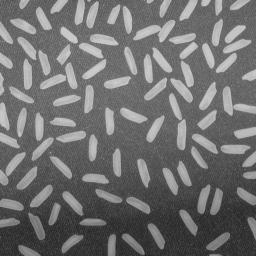
%> input picture MatLab/Refining Mask/rice.jpg, 256 x 256 px
$ octave refining_mask.m   (GNU Octave 9; MATLAB toolbox functions it lacks are replaced by stand-ins)
%> lines starting %> are read from the running program, lines starting %| are printed output that depends on the picture; in (x1, y1, x2, y2) boxes, pixels count from 0 and x2, y2 are one past the last pixel; in counts of white or black regions, pixels touching at a corner belong together; the program's own positions count from 1
I = imread('rice.jpg')
%> I is the input picture: size 256x256 uint8; min 25, max 213, mean 111.2
imshow(I)

% mask = imbinarize(I)
% otsu method do not work well in this situatiob
% use other refining method

% manual theshold
mask = I > 120;
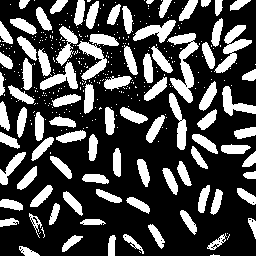
%> mask: size 256x256 logical; 29.2% white; 375 white regions (288 under 20 px), largest, box (x1, y1, x2, y2) and area: (167, 33, 199, 103) 878, (214, 25, 252, 73) 646, (77, 41, 107, 80) 490
imshow(mask, [])

% bwareopen(BW, P) = removes true region in BW with ares less than P
M = bwareaopen(mask, 100);
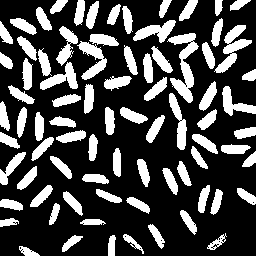
%> M: size 256x256 logical; 27.8% white; 80 white regions, largest, box (x1, y1, x2, y2) and area: (167, 33, 199, 103) 878, (214, 25, 252, 73) 646, (77, 41, 107, 80) 490
imshow(M)

% fill in the gap
M = imfill(M, 'holes');
%> M: size 256x256 logical; 27.9% white; 80 white regions, largest, box (x1, y1, x2, y2) and area: (167, 33, 199, 103) 882, (214, 25, 252, 73) 646, (77, 41, 107, 80) 491
imshow(M)

% smooth the boudary using opening
SE = strel('square', 3);
M = imopen(M, SE);
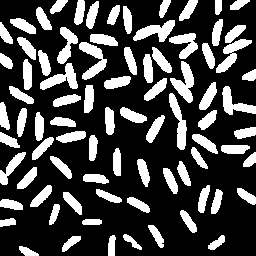
%> M: size 256x256 logical; 27.4% white; 82 white regions, largest, box (x1, y1, x2, y2) and area: (170, 61, 194, 103) 485, (79, 42, 107, 80) 471, (133, 20, 175, 42) 457
imshow(M, [])

% [10 lines of commented-out code are left out]

dd = -bwdist(~M);
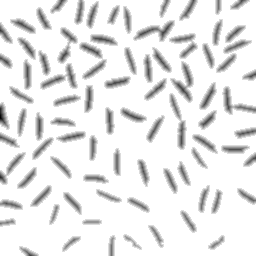
%> dd: size 256x256 single; min -7.28, max 0, mean -0.638; drawn with min black and max white
d2 = imhmin(dd, 2);
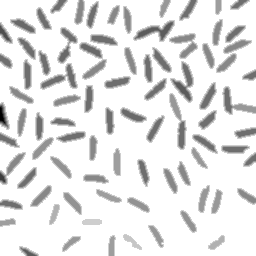
%> d2: size 256x256 single; min -5.28, max 0, mean -0.548; drawn with min black and max white
mesh(d2);
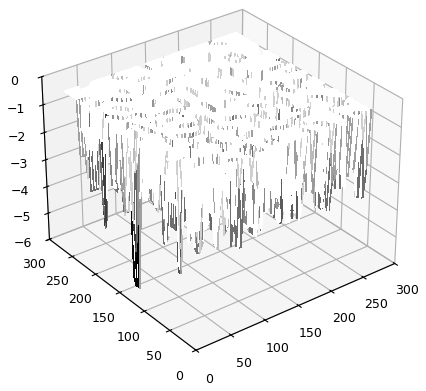
%> figure redrawn from the program's plot data

L = watershed(d2);
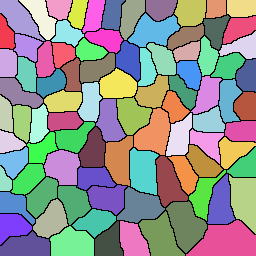
%> L: size 256x256 uint8; 92 distinct labels, from 0 to 91; one colour per label, 0 black
M (L == 0) = false;
%> M: size 256x256 logical; 27.4% white; 91 white regions, largest, box (x1, y1, x2, y2) and area: (133, 20, 175, 42) 457, (170, 78, 193, 103) 260, (199, 82, 217, 110) 260
imshow(M)
